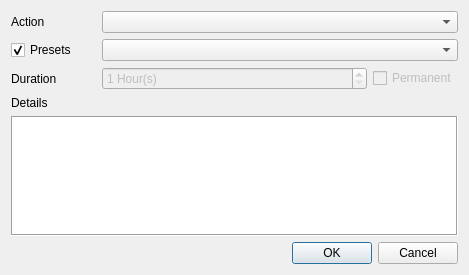
<?xml version="1.0" encoding="UTF-8"?>
<ui version="4.0">
 <class>base_widget</class>
 <widget class="QWidget" name="base_widget">
  <property name="geometry">
   <rect>
    <x>0</x>
    <y>0</y>
    <width>469</width>
    <height>275</height>
   </rect>
  </property>
  <property name="windowTitle">
   <string>Form</string>
  </property>
  <layout class="QVBoxLayout" name="verticalLayout">
   <item>
    <layout class="QGridLayout" name="gridLayout">
     <property name="horizontalSpacing">
      <number>6</number>
     </property>
     <item row="1" column="0">
      <widget class="QCheckBox" name="preset_enabled_cb">
       <property name="text">
        <string>Presets</string>
       </property>
       <property name="checked">
        <bool>true</bool>
       </property>
      </widget>
     </item>
     <item row="0" column="0">
      <widget class="QLabel" name="action_label">
       <property name="text">
        <string>Action</string>
       </property>
      </widget>
     </item>
     <item row="0" column="1" colspan="4">
      <widget class="QComboBox" name="action_box"/>
     </item>
     <item row="4" column="0">
      <widget class="QLabel" name="duration_label">
       <property name="text">
        <string>Duration</string>
       </property>
      </widget>
     </item>
     <item row="4" column="4">
      <widget class="QCheckBox" name="duration_permanent_cb">
       <property name="enabled">
        <bool>false</bool>
       </property>
       <property name="text">
        <string>Permanent</string>
       </property>
      </widget>
     </item>
     <item row="4" column="1" colspan="3">
      <widget class="QSpinBox" name="duration_box">
       <property name="enabled">
        <bool>false</bool>
       </property>
       <property name="suffix">
        <string> Hour(s)</string>
       </property>
       <property name="minimum">
        <number>1</number>
       </property>
       <property name="maximum">
        <number>999999999</number>
       </property>
      </widget>
     </item>
     <item row="1" column="1" colspan="4">
      <widget class="QComboBox" name="selected_preset_box"/>
     </item>
    </layout>
   </item>
   <item>
    <layout class="QVBoxLayout" name="verticalLayout_2">
     <item>
      <widget class="QLabel" name="details_label">
       <property name="text">
        <string>Details</string>
       </property>
      </widget>
     </item>
     <item>
      <widget class="QTextEdit" name="details_edit">
       <property name="enabled">
        <bool>true</bool>
       </property>
       <property name="frameShape">
        <enum>QFrame::Box</enum>
       </property>
       <property name="frameShadow">
        <enum>QFrame::Sunken</enum>
       </property>
       <property name="html">
        <string>&lt;!DOCTYPE HTML PUBLIC &quot;-//W3C//DTD HTML 4.0//EN&quot; &quot;http://www.w3.org/TR/REC-html40/strict.dtd&quot;&gt;
&lt;html&gt;&lt;head&gt;&lt;meta name=&quot;qrichtext&quot; content=&quot;1&quot; /&gt;&lt;meta charset=&quot;utf-8&quot; /&gt;&lt;style type=&quot;text/css&quot;&gt;
p, li { white-space: pre-wrap; }
hr { height: 1px; border-width: 0; }
li.unchecked::marker { content: &quot;\2610&quot;; }
li.checked::marker { content: &quot;\2612&quot;; }
&lt;/style&gt;&lt;/head&gt;&lt;body style=&quot; font-family:'Segoe UI'; font-size:9pt; font-weight:400; font-style:normal;&quot;&gt;
&lt;p style=&quot;-qt-paragraph-type:empty; margin-top:0px; margin-bottom:0px; margin-left:0px; margin-right:0px; -qt-block-indent:0; text-indent:0px; font-family:'MS Shell Dlg 2'; font-size:8.25pt;&quot;&gt;&lt;br /&gt;&lt;/p&gt;&lt;/body&gt;&lt;/html&gt;</string>
       </property>
      </widget>
     </item>
    </layout>
   </item>
   <item>
    <widget class="QDialogButtonBox" name="button_box">
     <property name="standardButtons">
      <set>QDialogButtonBox::Cancel|QDialogButtonBox::Ok</set>
     </property>
    </widget>
   </item>
  </layout>
 </widget>
 <resources/>
 <connections>
  <connection>
   <sender>preset_enabled_cb</sender>
   <signal>toggled(bool)</signal>
   <receiver>duration_box</receiver>
   <slot>setDisabled(bool)</slot>
   <hints>
    <hint type="sourcelabel">
     <x>52</x>
     <y>47</y>
    </hint>
    <hint type="destinationlabel">
     <x>234</x>
     <y>74</y>
    </hint>
   </hints>
  </connection>
  <connection>
   <sender>preset_enabled_cb</sender>
   <signal>toggled(bool)</signal>
   <receiver>selected_preset_box</receiver>
   <slot>setEnabled(bool)</slot>
   <hints>
    <hint type="sourcelabel">
     <x>52</x>
     <y>47</y>
    </hint>
    <hint type="destinationlabel">
     <x>234</x>
     <y>46</y>
    </hint>
   </hints>
  </connection>
  <connection>
   <sender>preset_enabled_cb</sender>
   <signal>toggled(bool)</signal>
   <receiver>duration_permanent_cb</receiver>
   <slot>setDisabled(bool)</slot>
   <hints>
    <hint type="sourcelabel">
     <x>52</x>
     <y>47</y>
    </hint>
    <hint type="destinationlabel">
     <x>416</x>
     <y>74</y>
    </hint>
   </hints>
  </connection>
  <connection>
   <sender>duration_permanent_cb</sender>
   <signal>clicked(bool)</signal>
   <receiver>duration_box</receiver>
   <slot>setDisabled(bool)</slot>
   <hints>
    <hint type="sourcelabel">
     <x>416</x>
     <y>74</y>
    </hint>
    <hint type="destinationlabel">
     <x>234</x>
     <y>74</y>
    </hint>
   </hints>
  </connection>
 </connections>
</ui>
